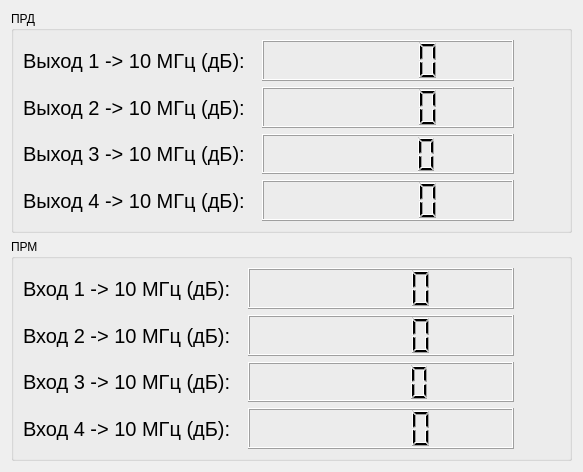
<?xml version="1.0" encoding="UTF-8"?>
<ui version="4.0">
 <class>SwitchingSignalSMDM</class>
 <widget class="QWidget" name="SwitchingSignalSMDM">
  <property name="geometry">
   <rect>
    <x>0</x>
    <y>0</y>
    <width>583</width>
    <height>472</height>
   </rect>
  </property>
  <property name="windowTitle">
   <string>Form</string>
  </property>
  <layout class="QGridLayout" name="gridLayout">
   <item row="1" column="0">
    <widget class="QGroupBox" name="groupBox">
     <property name="title">
      <string>ПРМ</string>
     </property>
     <layout class="QGridLayout" name="gridLayout_2">
      <item row="0" column="0">
       <widget class="QLabel" name="label">
        <property name="font">
         <font>
          <pointsize>15</pointsize>
         </font>
        </property>
        <property name="text">
         <string>Вход 1 -&gt; 10 МГц (дБ):  </string>
        </property>
       </widget>
      </item>
      <item row="0" column="1">
       <widget class="QLCDNumber" name="lcdNumber_PRM">
        <property name="sizePolicy">
         <sizepolicy hsizetype="MinimumExpanding" vsizetype="Preferred">
          <horstretch>0</horstretch>
          <verstretch>0</verstretch>
         </sizepolicy>
        </property>
       </widget>
      </item>
      <item row="0" column="2">
       <widget class="QPushButton" name="pushButton_PRM_1">
        <property name="sizePolicy">
         <sizepolicy hsizetype="Fixed" vsizetype="MinimumExpanding">
          <horstretch>0</horstretch>
          <verstretch>0</verstretch>
         </sizepolicy>
        </property>
        <property name="text">
         <string/>
        </property>
        <property name="flat">
         <bool>true</bool>
        </property>
       </widget>
      </item>
      <item row="1" column="0">
       <widget class="QLabel" name="label_2">
        <property name="font">
         <font>
          <pointsize>15</pointsize>
         </font>
        </property>
        <property name="text">
         <string>Вход 2 -&gt; 10 МГц (дБ):</string>
        </property>
       </widget>
      </item>
      <item row="1" column="1">
       <widget class="QLCDNumber" name="lcdNumber_PRM_2">
        <property name="sizePolicy">
         <sizepolicy hsizetype="MinimumExpanding" vsizetype="Preferred">
          <horstretch>0</horstretch>
          <verstretch>0</verstretch>
         </sizepolicy>
        </property>
       </widget>
      </item>
      <item row="1" column="2">
       <widget class="QPushButton" name="pushButton_PRM_2">
        <property name="sizePolicy">
         <sizepolicy hsizetype="Fixed" vsizetype="MinimumExpanding">
          <horstretch>0</horstretch>
          <verstretch>0</verstretch>
         </sizepolicy>
        </property>
        <property name="text">
         <string/>
        </property>
        <property name="flat">
         <bool>true</bool>
        </property>
       </widget>
      </item>
      <item row="2" column="0">
       <widget class="QLabel" name="label_3">
        <property name="font">
         <font>
          <pointsize>15</pointsize>
         </font>
        </property>
        <property name="text">
         <string>Вход 3 -&gt; 10 МГц (дБ):</string>
        </property>
       </widget>
      </item>
      <item row="2" column="1">
       <widget class="QLCDNumber" name="lcdNumber_PRM_3">
        <property name="sizePolicy">
         <sizepolicy hsizetype="MinimumExpanding" vsizetype="Preferred">
          <horstretch>0</horstretch>
          <verstretch>0</verstretch>
         </sizepolicy>
        </property>
       </widget>
      </item>
      <item row="2" column="2">
       <widget class="QPushButton" name="pushButton_PRM_3">
        <property name="sizePolicy">
         <sizepolicy hsizetype="Fixed" vsizetype="MinimumExpanding">
          <horstretch>0</horstretch>
          <verstretch>0</verstretch>
         </sizepolicy>
        </property>
        <property name="text">
         <string/>
        </property>
        <property name="flat">
         <bool>true</bool>
        </property>
       </widget>
      </item>
      <item row="3" column="0">
       <widget class="QLabel" name="label_4">
        <property name="font">
         <font>
          <pointsize>15</pointsize>
         </font>
        </property>
        <property name="text">
         <string>Вход 4 -&gt; 10 МГц (дБ):</string>
        </property>
       </widget>
      </item>
      <item row="3" column="1">
       <widget class="QLCDNumber" name="lcdNumber_PRM_4">
        <property name="sizePolicy">
         <sizepolicy hsizetype="MinimumExpanding" vsizetype="Preferred">
          <horstretch>0</horstretch>
          <verstretch>0</verstretch>
         </sizepolicy>
        </property>
       </widget>
      </item>
      <item row="3" column="2">
       <widget class="QPushButton" name="pushButton_PRM_4">
        <property name="sizePolicy">
         <sizepolicy hsizetype="Fixed" vsizetype="MinimumExpanding">
          <horstretch>0</horstretch>
          <verstretch>0</verstretch>
         </sizepolicy>
        </property>
        <property name="text">
         <string/>
        </property>
        <property name="flat">
         <bool>true</bool>
        </property>
       </widget>
      </item>
     </layout>
    </widget>
   </item>
   <item row="0" column="0">
    <widget class="QGroupBox" name="groupBox_2">
     <property name="title">
      <string>ПРД</string>
     </property>
     <layout class="QGridLayout" name="gridLayout_3">
      <item row="0" column="0">
       <widget class="QLabel" name="label_8">
        <property name="font">
         <font>
          <pointsize>15</pointsize>
         </font>
        </property>
        <property name="text">
         <string>Выход 1 -&gt; 10 МГц (дБ):  </string>
        </property>
       </widget>
      </item>
      <item row="0" column="1">
       <widget class="QLCDNumber" name="lcdNumber_PRD">
        <property name="sizePolicy">
         <sizepolicy hsizetype="MinimumExpanding" vsizetype="Preferred">
          <horstretch>0</horstretch>
          <verstretch>0</verstretch>
         </sizepolicy>
        </property>
       </widget>
      </item>
      <item row="0" column="2">
       <widget class="QPushButton" name="pushButton_PRD_1">
        <property name="sizePolicy">
         <sizepolicy hsizetype="Fixed" vsizetype="MinimumExpanding">
          <horstretch>0</horstretch>
          <verstretch>0</verstretch>
         </sizepolicy>
        </property>
        <property name="text">
         <string/>
        </property>
        <property name="flat">
         <bool>true</bool>
        </property>
       </widget>
      </item>
      <item row="1" column="0">
       <widget class="QLabel" name="label_7">
        <property name="font">
         <font>
          <pointsize>15</pointsize>
         </font>
        </property>
        <property name="text">
         <string>Выход 2 -&gt; 10 МГц (дБ):</string>
        </property>
       </widget>
      </item>
      <item row="1" column="1">
       <widget class="QLCDNumber" name="lcdNumber_PRD_2">
        <property name="sizePolicy">
         <sizepolicy hsizetype="MinimumExpanding" vsizetype="Preferred">
          <horstretch>0</horstretch>
          <verstretch>0</verstretch>
         </sizepolicy>
        </property>
       </widget>
      </item>
      <item row="1" column="2">
       <widget class="QPushButton" name="pushButton_PRD_2">
        <property name="sizePolicy">
         <sizepolicy hsizetype="Fixed" vsizetype="MinimumExpanding">
          <horstretch>0</horstretch>
          <verstretch>0</verstretch>
         </sizepolicy>
        </property>
        <property name="text">
         <string/>
        </property>
        <property name="flat">
         <bool>true</bool>
        </property>
       </widget>
      </item>
      <item row="2" column="0">
       <widget class="QLabel" name="label_6">
        <property name="font">
         <font>
          <pointsize>15</pointsize>
         </font>
        </property>
        <property name="text">
         <string>Выход 3 -&gt; 10 МГц (дБ):</string>
        </property>
       </widget>
      </item>
      <item row="2" column="1">
       <widget class="QLCDNumber" name="lcdNumber_PRD_3">
        <property name="sizePolicy">
         <sizepolicy hsizetype="MinimumExpanding" vsizetype="Preferred">
          <horstretch>0</horstretch>
          <verstretch>0</verstretch>
         </sizepolicy>
        </property>
       </widget>
      </item>
      <item row="2" column="2">
       <widget class="QPushButton" name="pushButton_PRD_3">
        <property name="sizePolicy">
         <sizepolicy hsizetype="Fixed" vsizetype="MinimumExpanding">
          <horstretch>0</horstretch>
          <verstretch>0</verstretch>
         </sizepolicy>
        </property>
        <property name="text">
         <string/>
        </property>
        <property name="flat">
         <bool>true</bool>
        </property>
       </widget>
      </item>
      <item row="3" column="0">
       <widget class="QLabel" name="label_5">
        <property name="font">
         <font>
          <pointsize>15</pointsize>
         </font>
        </property>
        <property name="text">
         <string>Выход 4 -&gt; 10 МГц (дБ):</string>
        </property>
       </widget>
      </item>
      <item row="3" column="1">
       <widget class="QLCDNumber" name="lcdNumber_PRD_4">
        <property name="sizePolicy">
         <sizepolicy hsizetype="MinimumExpanding" vsizetype="Preferred">
          <horstretch>0</horstretch>
          <verstretch>0</verstretch>
         </sizepolicy>
        </property>
       </widget>
      </item>
      <item row="3" column="2">
       <widget class="QPushButton" name="pushButton_PRD_4">
        <property name="sizePolicy">
         <sizepolicy hsizetype="Fixed" vsizetype="MinimumExpanding">
          <horstretch>0</horstretch>
          <verstretch>0</verstretch>
         </sizepolicy>
        </property>
        <property name="text">
         <string/>
        </property>
        <property name="flat">
         <bool>true</bool>
        </property>
       </widget>
      </item>
     </layout>
    </widget>
   </item>
  </layout>
 </widget>
 <resources/>
 <connections/>
</ui>
